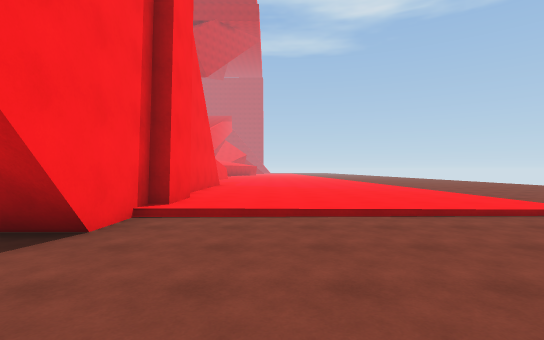
[1] (above)

24 first-person views from a walk through a 3-D level made in the Unity game engine. The camera is 1.5 m above the floor, looks level and sees 85° across. The floor is counted in squares, 2 m on a side. Each view is taken from the middle of a square. On the plan, view 1 faces up. The plan holds only what a view shows up to about 10 squares ahead; the rest is blank. The place goes on beyond the plan. Surface patterns are stand-ins for the level's own textures.

[2]
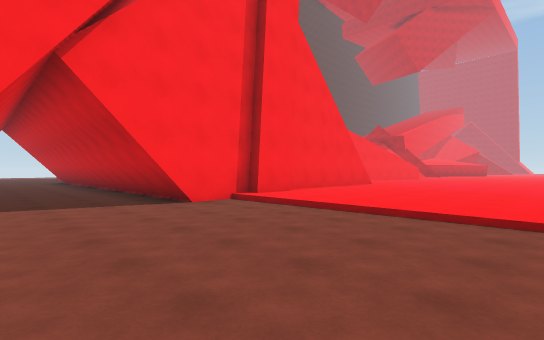

[3]
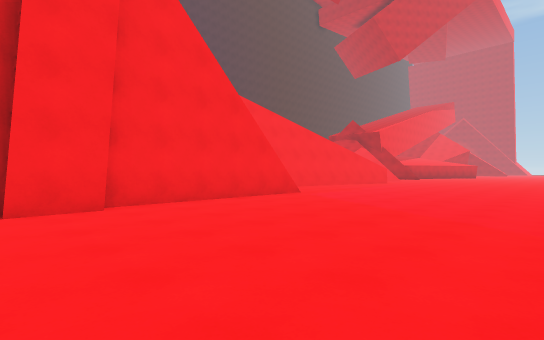

[4]
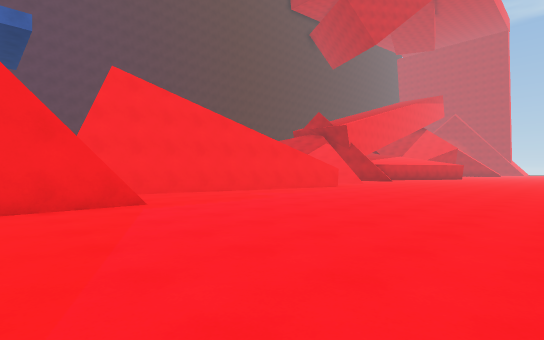

[5]
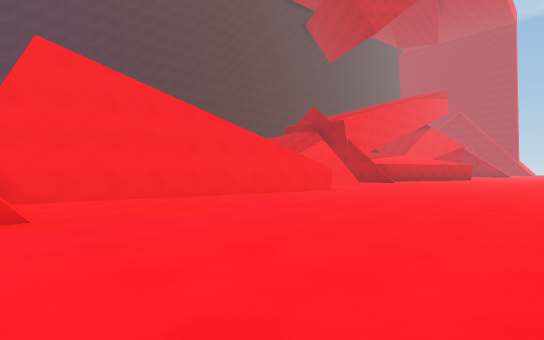

[6]
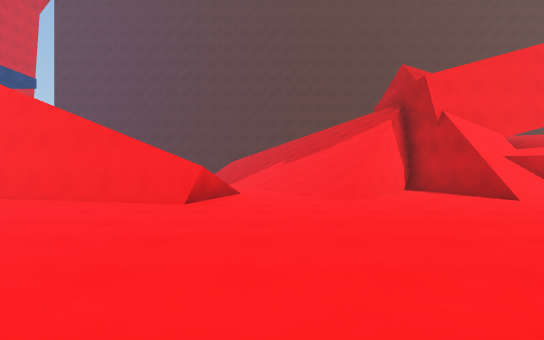

[7]
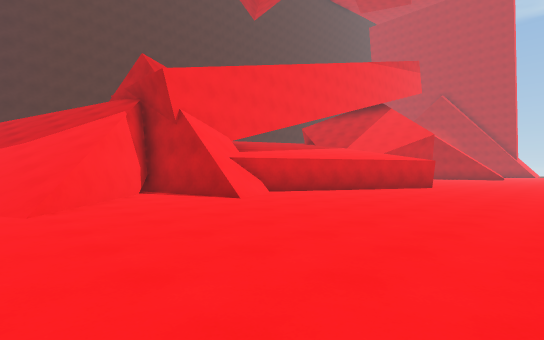

[8]
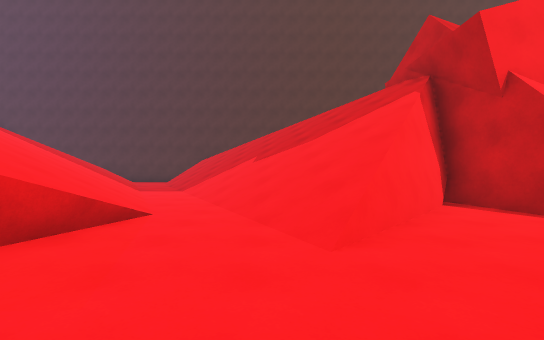

[9]
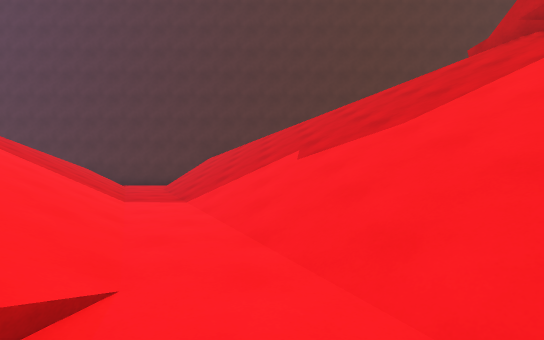

[10]
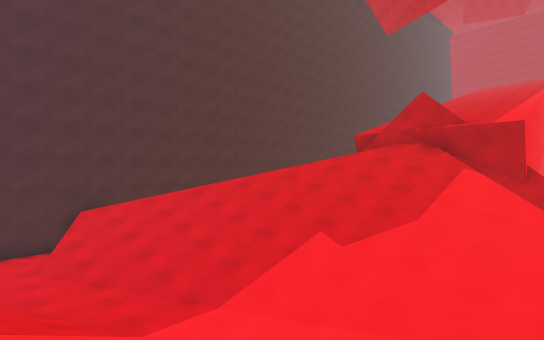

[11]
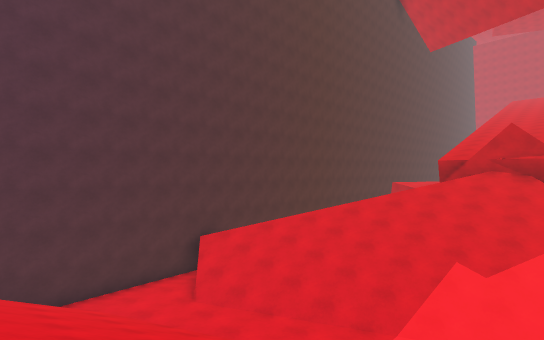

[12]
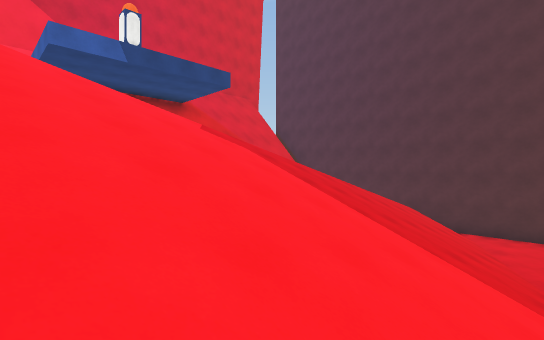

[13]
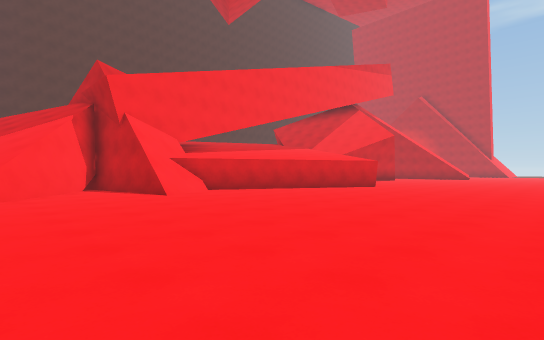

[14]
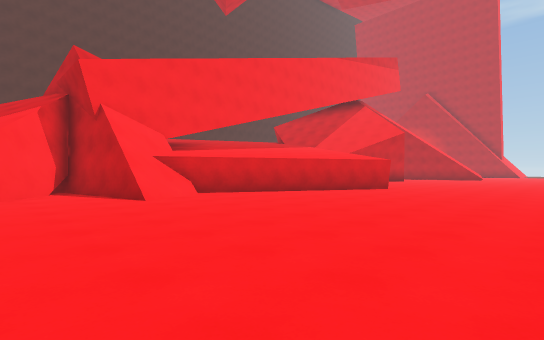

[15]
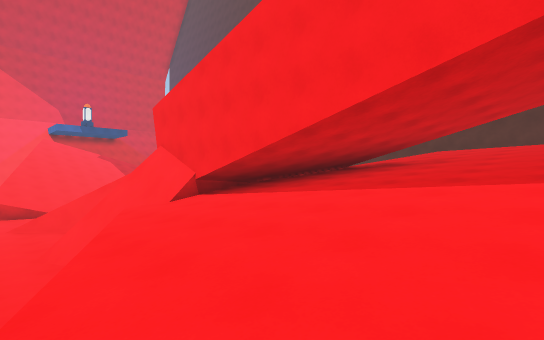

[16]
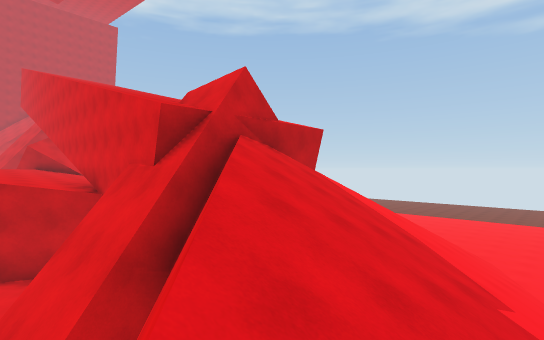

[17]
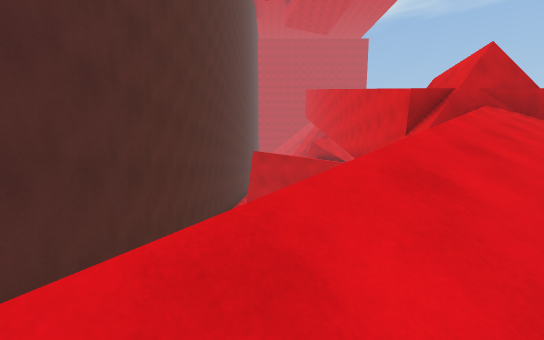

[18]
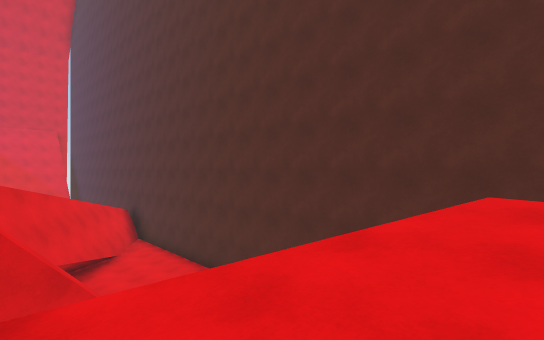

[19]
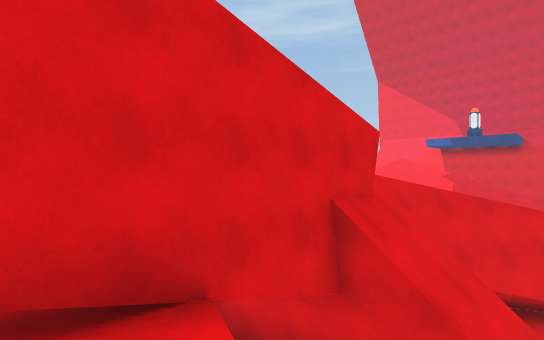

[20]
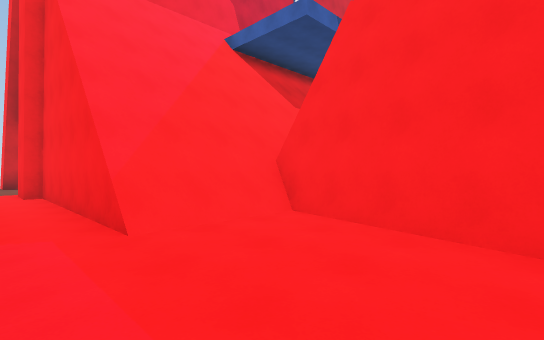

[21]
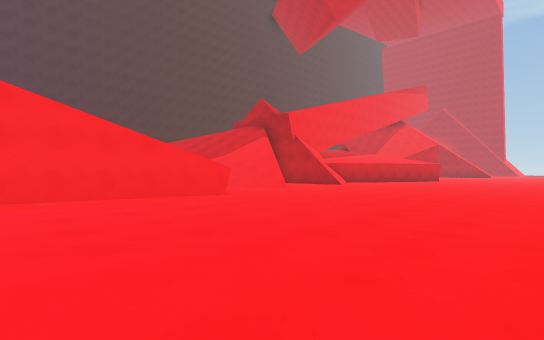

[22]
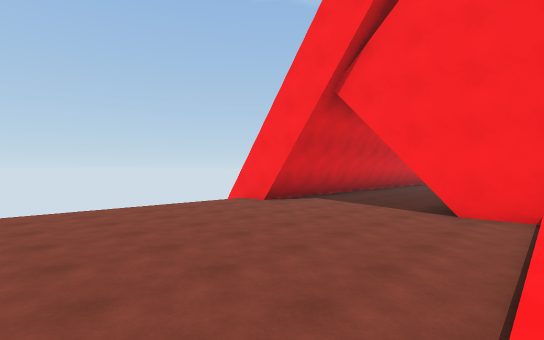

[23]
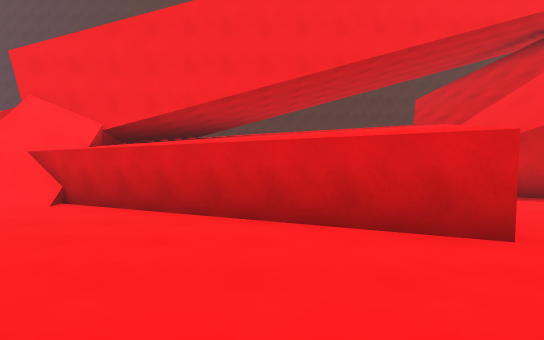

[24]
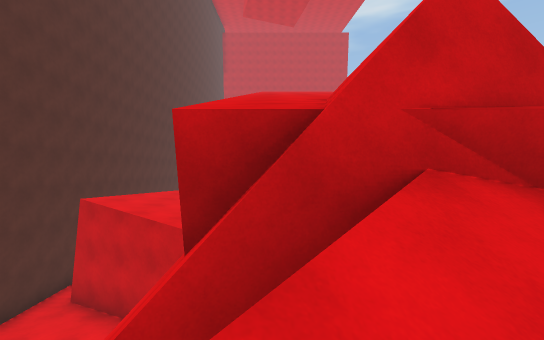

### Floor plan
Key: @ floor where view 1 was taken; # wall or solid block; x gap in a wall; . main floor; : floor 0.25 m higher than the main floor; - floor 0.25 m lower than the main floor; / step, stairs or slope; = window, fence, low wall or low ledge; ^ raised ledge; v drop or lower ground.
Columns run from 17 left of view 1 to 4 right of it. Each row starts with its distance up from view 1.
 37      //////////#..---
 36    ////////////....--
 35 #  ///#///////#....--
 34 ##////#  /////.....---
 33 ###///#   ///#......--
 32 #::v#/#   #//.......--
 31 #  : x   ##//.......--
 30 #  :   ####//........-
 29 #  #####  #///.......-
 28 #  #####^##..........-
 27 #  ###=///#...........
 26 #:::xv///////.........
 25 #::##////////=........
 24 #:##/////////.........
 23   #////////...........
 22   ///////:./=.........
 21  //////:://////.......
 20 #////::///////........
 19 #:/:://///// #........
 18 #:://////////#........
 17 #////////////#........
 16 #///////////#/........
 15 ##=/////////#.........
 14       =/////#.........
 13          vv #.........
 12             ###.......
 11           v   #.......
 10          vv   #.......
  9          ##   #.......
  8          ##   #.......
  7               #.......
  6               ##......
  5               #:..////
  4               #-------
  3           #####-------
  2          -------------
  1          -------------
  0             -----@----
 -1             ####------
 -2                #------
 -3                =

Where each view was taken, in squares from view 1:
view 1: 0 up, 0 right, facing up
view 2: 0 up, 4 right, facing up-left
view 3: 5 up, 4 right, facing up-left
view 4: 10 up, 4 right, facing up-left
view 5: 12 up, 3 right, facing up-left
view 6: 23 up, 3 right, facing left
view 7: 24 up, 2 right, facing up-left
view 8: 24 up, 1 left, facing left
view 9: 23 up, 4 left, facing left
view 10: 18 up, 6 left, facing up-left
view 11: 15 up, 8 left, facing up-left
view 12: 19 up, 6 left, facing down-left
view 13: 25 up, 4 right, facing up-left
view 14: 26 up, 3 right, facing up-left
view 15: 37 up, 3 left, facing down-left
view 16: 23 up, 14 left, facing up-right
view 17: 21 up, 15 left, facing up
view 18: 34 up, 12 left, facing down-left
view 19: 33 up, 14 left, facing down-right
view 20: 16 up, 1 left, facing down-left
view 21: 16 up, 4 right, facing up-left
view 22: 5 up, 4 right, facing down-left
view 23: 35 up, 1 right, facing left
view 24: 26 up, 11 left, facing up
